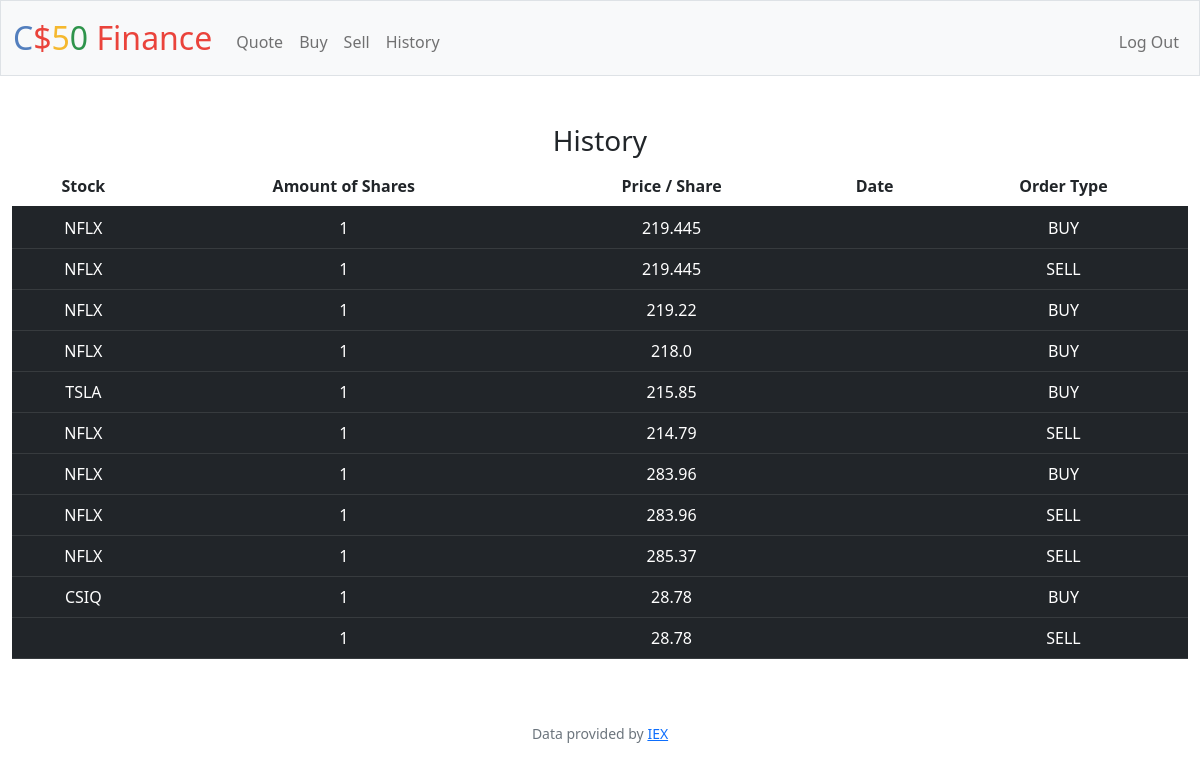
Page /history (signed in) on the earlier database version.
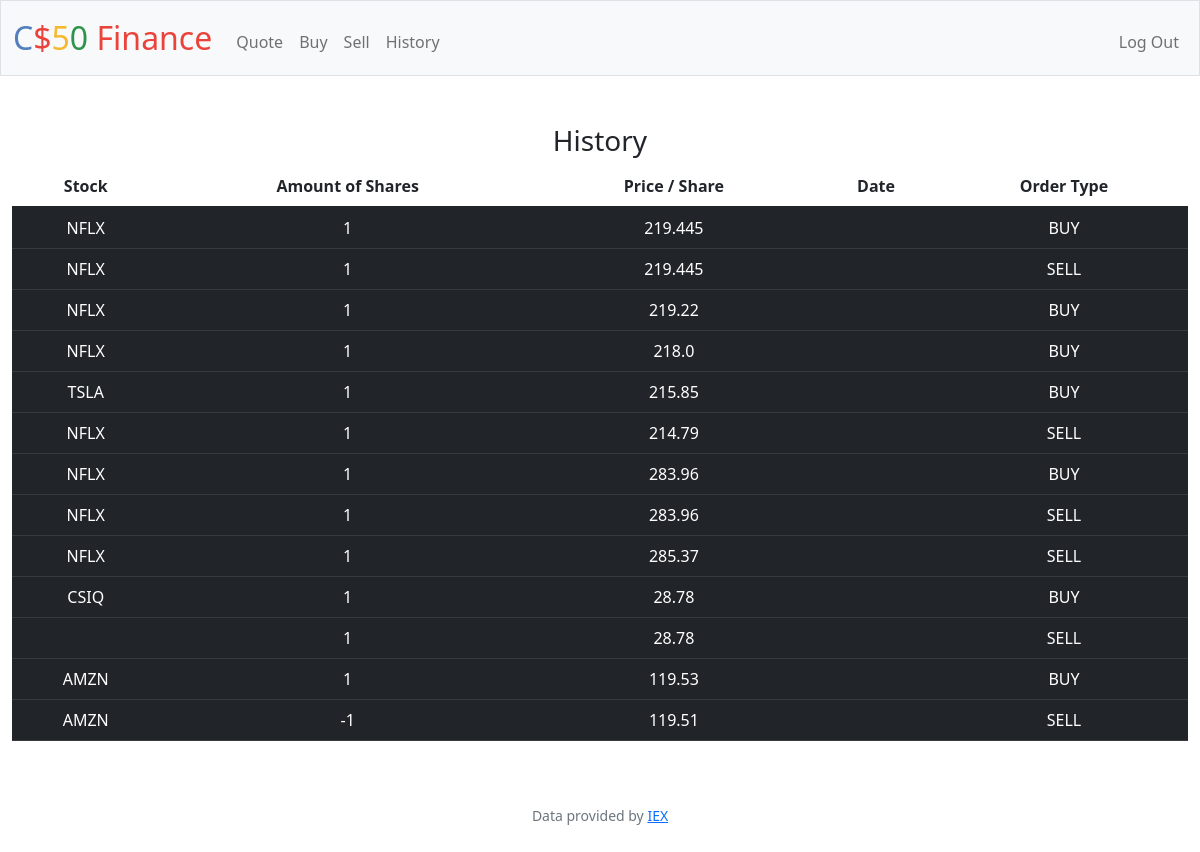
Same page on the later database version.
### tables this page shows
CREATE TABLE 'Purchases' ('symbol' TEXT, 'shares' INTEGER, 'price' REAL, 'id'  INTEGER PRIMARY KEY  , 'user_id' INTEGER, 'type' TEXT);

### app.py (the view)
@app.route("/history")
@login_required
def history():
    if request.method == "GET":
        user_id = session["user_id"]
        purchases_db = db.execute("SELECT * FROM purchases WHERE user_id = ?", user_id)
        return render_template("history.html", database=purchases_db)

### app.py (called while the page is built)
@app.after_request
def after_request(response):
    response.headers["Cache-Control"] = "no-cache, no-store, must-revalidate"
    response.headers["Expires"] = 0
    response.headers["Pragma"] = "no-cache"
    return response

### helpers.py (called while the page is built)
def login_required(f):
    @wraps(f)
    def decorated_function(*args, **kwargs):
        if session.get("user_id") is None:
            return redirect("/login")
        return f(*args, **kwargs)
    return decorated_function

### templates/history.html (shortened to what this page needs)
{% extends "layout.html" %}
{% block main %}
<h3>History</h3>
<div class="section" >
 <table class="table table-striped-columns">
    <thead>
        <tr>
            <th scope="col">Stock</th>
            <th cope="col">Amount of Shares</th>
            <th scope="col">Price / Share</th>
            <th scope="col">Date</th>
            <th scope="col">Order Type</th>
        </tr>
    </thead>
    <tbody>
        {% for row in database %}
        <tr class="table-dark">
            <td class="table-dark"> {{ row["symbol"] }} </td>
            <td class="table-dark"> {{ row["shares"] }} </td>
            <td class="table-dark"> {{ row["price"] }} </td>
            <td class="table-dark"> {{ row["date"] }} </td>
            <td class="table-dark"> {{ row["type"] }} </td>
        </tr>
        {% endfor %}
    </tbody>
    </table>
 </div>
{% endblock %}

### templates/layout.html (shortened to what this page needs)
<!DOCTYPE html>
<html lang="en">
    <head>
        <link href="https://cdn.jsdelivr.net/npm/bootstrap@5.1.3/dist/css/bootstrap.min.css" rel="stylesheet">
        <link href="/static/styles.css" rel="stylesheet">
    </head>
    <body>
        <nav class="bg-light border navbar navbar-expand-md navbar-light">
            <div class="container-fluid">
                <a class="navbar-brand" href="/"><span class="blue">C</span><span class="red">$</span><span class="yellow">5</span><span class="green">0</span> <span class="red">Finance</span></a>
                <div class="collapse navbar-collapse" id="navbar">
                    {% if session["user_id"] %}
                        <ul class="navbar-nav me-auto mt-2">
                            <li class="nav-item"><a class="nav-link" href="/quote">Quote</a></li>
                            <li class="nav-item"><a class="nav-link" href="/buy">Buy</a></li>
                            <li class="nav-item"><a class="nav-link" href="/sell">Sell</a></li>
                            <li class="nav-item"><a class="nav-link" href="/history">History</a></li>
                        </ul>
                        <ul class="navbar-nav ms-auto mt-2">
                            <li class="nav-item"><a class="nav-link" href="/logout">Log Out</a></li>
                        </ul>
                    {% else %}
                        <ul class="navbar-nav ms-auto mt-2">
                            <li class="nav-item"><a class="nav-link" href="/register">Register</a></li>
                            <li class="nav-item"><a class="nav-link" href="/login">Log In</a></li>
                        </ul>
                    {% endif %}
                </div>
            </div>
        </nav>
        <main class="container-fluid py-5 text-center">
            {% block main %}{% endblock %}
        </main>
        <footer class="mb-5 small text-center text-muted">
            Data provided by <a href="https://iexcloud.io/">IEX</a>
        </footer>
    </body>
</html>

### static/styles.css (style rules this page uses)
nav .navbar-brand { font-size: xx-large; }
nav .navbar-brand .blue { color: #537fbe; }
nav .navbar-brand .red { color: #ea433b; }
nav .navbar-brand .yellow { color: #f5b82e; }
nav .navbar-brand .green { color: #2e944b; }

Differences in the rows shown:
added Purchases: symbol "AMZN", shares "1", price "119.53", type "BUY"
added Purchases: symbol "AMZN", shares "-1", price "119.51", type "SELL"
